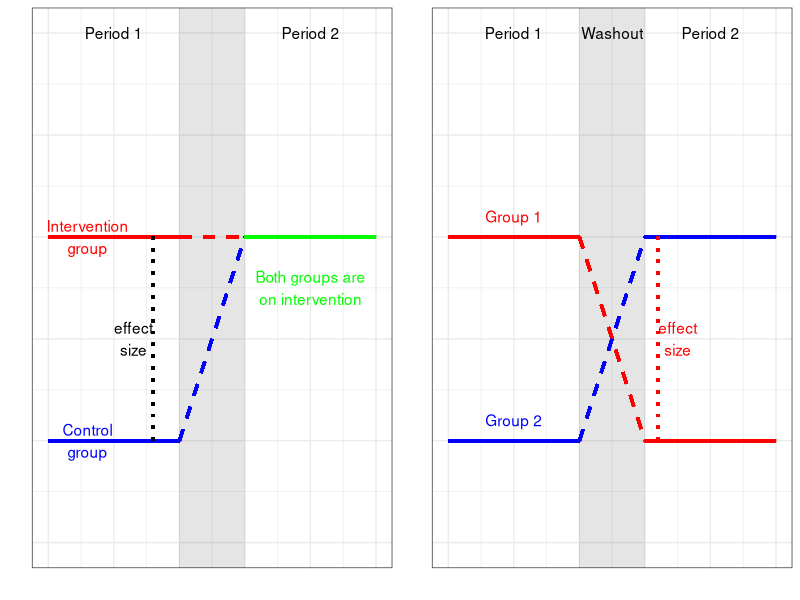

Source code (R):
## ---- chunk 1
list_of_packages<-c("tidyverse","kableExtra","knitr","ggpubr")
new.packages <- list_of_packages[!(list_of_packages %in% installed.packages()[,"Package"])]
if(length(new.packages))install.packages(new.packages,dependencies = TRUE)

library(tidyverse)
library(kableExtra)
library(knitr)
library(ggpubr)

## ---- chunk 2
options(kableExtra.html.bsTable = T)
#reference: "An introduction to randomized controlled clinical trials" by J.N.S. Matthews.

alloc.mat<-as.data.frame(matrix(c("A","B","B","A"),2,2))
colnames(alloc.mat)<-c("Period 1", "Period 2")
rownames(alloc.mat)<-c("Group 1", "Group 2")



knitr::kable(alloc.mat,escape = F, align = "c", booktabs = T, caption = 'Treatment Allocation Matrix') %>%
  kable_styling(c("striped", "bordered"), latex_options = "striped", full_width = F) %>%
  column_spec(1, bold = T) 
## ---- chunk 3

#simulate some data based on a known structure
set.seed(123)
dat <- data.frame(x = runif(100, 1, 3.5), x2 = rnorm(100,0,0.25))
dat$intervention <- as.integer(dat$x >= 2.5)
dat$rev_intervention <- as.factor(as.integer(dat$x < 2.5))
dat$y <- 3 + 0.0001 * dat$x + 0.02 * dat$x2 + 4 * (dat$x >= 2.5) + rnorm(100,0,0.5)

for(i in 1:100)
{
if(dat$x[i]>2&dat$x[i]<2.5){dat$intervention[i]=2}
}
dat$intervention<-as.factor(dat$intervention)
newdat1<-dat[dat$intervention==0,]
newdat2<-dat[dat$intervention==1,]
newdat3<-dat[dat$intervention==2,]

mod1 <- lm(y~x,newdat1)
mod2 <- lm(y~x,newdat2)
 #plots for lmer


 cross1<-ggplot(dat[!dat$intervention==2,], aes(x = x, y = y)) + 
   theme_bw()+ theme(legend.position = "top",strip.text=element_text(size=12),axis.text=element_text(size=12),axis.title=element_text(size=12,face="bold"))+ annotate("text",x=2.25,y=8,label="Washout")+xlab("")+ylab("") +
   annotate("text",x=1.5,y=8,label="Period 1") +
   annotate("text",x=3,y=8,label="Period 2")+
   annotate("rect",xmin=2,xmax=2.5,ymin=-Inf,ymax=Inf, alpha=0.1, fill="black")+
   geom_segment(aes(x=1,y=6,xend = 2, yend = 6),col="red",size=1) +
   geom_segment(aes(x=2.5,y=4,xend = 3.5, yend = 4),col="red",size=1)+
geom_segment(aes(x=2,y=6,xend = 2.5, yend = 4),col="red",linetype="dashed",size=1) +
   geom_segment(aes(x=2,y=4,xend = 2.5, yend = 6),col="blue",linetype="dashed",size=1)+
   geom_segment(aes(x=1,y=4,xend = 2, yend = 4),col="blue",size=1) +
   geom_segment(aes(x=2.5,y=6,xend = 3.5, yend = 6),col="blue",size=1)+ylim(3,8)+
   geom_segment(aes(x=2.6,y=4,xend = 2.6, yend = 6),col="red",size=1,linetype="dotted")+ylim(3,8)+
   annotate("text",x=2.75,y=5,label="effect\nsize",color="red") +
   annotate("text",x=1.5,y=6.2,label="Group 1",color="red") +
   annotate("text",x=1.5,y=4.2,label="Group 2",color="blue")+theme(axis.text = element_blank(),axis.ticks = element_blank())

 
  cross2<-ggplot(dat[!dat$intervention==2,], aes(x = x, y = y)) + 
   theme_bw()+ theme(legend.position = "top",strip.text=element_text(size=12),axis.text=element_text(size=12),axis.title=element_text(size=12,face="bold"))+ xlab("")+ylab("") +
   annotate("text",x=1.5,y=8,label="Period 1") +
   annotate("text",x=3,y=8,label="Period 2")+
   annotate("rect",xmin=2,xmax=2.5,ymin=-Inf,ymax=Inf, alpha=0.1, fill="black")+
   geom_segment(aes(x=1,y=6,xend = 2, yend = 6),col="red",size=1) +
   geom_segment(aes(x=2,y=6,xend = 2.5, yend = 6),col="red",linetype="dashed",size=1) +
   geom_segment(aes(x=2,y=4,xend = 2.5, yend = 6),col="blue",linetype="dashed",size=1)+
   geom_segment(aes(x=1,y=4,xend = 2, yend = 4),col="blue",size=1) +
   geom_segment(aes(x=2.5,y=6,xend = 3.5, yend = 6),col="green",size=1)+ylim(3,8)+
   geom_segment(aes(x=1.8,y=4,xend = 1.8, yend = 6),col="black",size=1,linetype="dotted")+ylim(3,8)+
   annotate("text",x=1.65,y=5,label="effect\nsize",color="black") +
   annotate("text",x=1.3,y=6,label="Intervention\ngroup",color="red") +
   annotate("text",x=1.3,y=4,label="Control\ngroup",color="blue")+theme(axis.text = element_blank(),axis.ticks = element_blank())+annotate("text",x=3,y=5.5,label="Both groups are\non intervention",color="green")
 
ggarrange(cross2,cross1,ncol=2,nrow=1)
